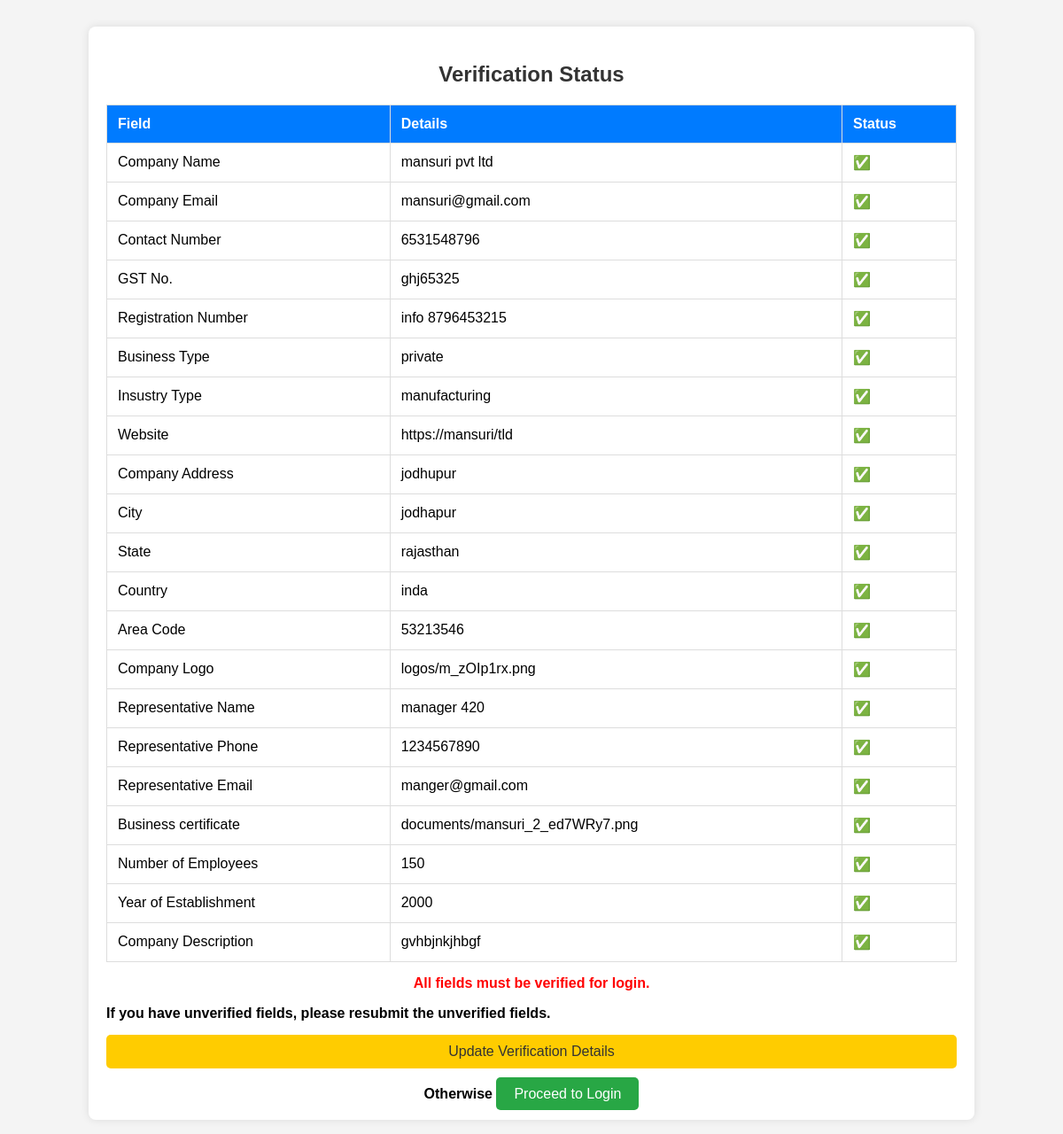
Page /response (signed in) on the committed database.
### website/models.py (models this page shows, shortened)
class cp_verify(models.Model):
    company = models.OneToOneField(c_register, on_delete=models.CASCADE)  # Link to registered company
    c_email = models.EmailField(blank=True, null=True)
    registration_number = models.CharField(max_length=100, blank=True, null=True)
    business_type = models.CharField(max_length=50, choices=[
        ('Private', 'Private'), ('Public', 'Public'), ('LLP', 'LLP'), ('Other', 'Other')
    ])
    industry_type = models.CharField(max_length=50, choices=[
        ('IT', 'IT'), ('Finance', 'Finance'), ('Healthcare', 'Healthcare'),
        ('Manufacturing', 'Manufacturing'), ('Retail', 'Retail'), ('Other', 'Other')
    ])
    company_website = models.URLField(blank=True, null=True)
    company_address = models.TextField()
    city = models.CharField(max_length=100)
    state = models.CharField(max_length=100)
    country = models.CharField(max_length=100)
    area_code = models.CharField(max_length=10)
    registration_certificate = models.FileField(upload_to='documents/')
    company_logo = models.FileField(upload_to='logos/', blank=True, null=True)
    rep_name = models.CharField(max_length=255)
    rep_phone = models.CharField(max_length=15)
    rep_email = models.EmailField()
    num_employees = models.IntegerField(blank=True, null=True)
    year_establishment = models.IntegerField(blank=True, null=True)
    company_description = models.TextField()
    linkedin_profile = models.URLField(blank=True, null=True)
    STATUS_CHOICES = [
        ('New Company', 'New Company'),
        ('Pending', 'Pending'),
        ('Updated', 'Updated'),
        ('Verified', 'Verified')
    ]
    status = models.CharField(max_length=15, choices=STATUS_CHOICES, default='New Company')  # Default is New Company
    verification_status = models.CharField(max_length=20, choices=[
        ('New Company', 'New Company'),('Pending', 'Pending'), ('Updated', 'Updated'), ('Verified', 'Verified')
    ], default='New Company')
    field_status_save = models.JSONField(null=True, blank=True)

class c_register(models.Model):
    cp_name = models.CharField(max_length=255)
    cp_email = models.EmailField(unique=True)
    cp_phone = models.CharField(max_length=15)
    cp_gst_no = models.CharField(max_length=50)
    cp_password = models.CharField(max_length=255)
    is_verified = models.BooleanField(default=False)
    STATUS_CHOICES = [
        ('Unverified', 'Unverified'),
        ('Verified', 'Verified'),
    ]
    status = models.CharField(
        max_length=20,
        choices=STATUS_CHOICES,
        default='Unverified'
    )

### website/views.py (the view)
# urls.py: path('response',response,name="response"),
def response(request):
    company_email = request.session.get("cp_email")
    if not company_email:
        return redirect('company_register')  # Redirect if no session data found
    try:
        verification = cp_verify.objects.get(company__cp_email=company_email)
    except cp_verify.DoesNotExist:
        verification = None
    field_status = {}
    if verification and verification.field_status_save:
        field_status = json.loads(verification.field_status_save)  # Deserialize JSON
    return render(request, "response.html", {"field_status": field_status, "verification": verification})

### website/templates/response.html (shortened to what this page needs)
{% load static %}
<!DOCTYPE html>
<html lang="en">
<head>
    <link rel="stylesheet" type="text/css" href="{% static 'css/response.css' %}">
</head>
<body>
    <div class="container">
        <h2>Verification Status</h2>
        <table>
            <tr>
                <th>Field</th>
                <th>Details</th>
                <th>Status</th>
            </tr>
            <tr>
                <td>Company Name</td>
                <td>{{ verification.company.cp_name }}</td>
                <td>{{ field_status.verify_name }}</td>
            </tr>
            <tr>
                <td>Company Email</td>
                <td>{{ verification.company.cp_email }}</td>
                <td>{{ field_status.verify_email }}</td>
            </tr>
            <tr>
                <td>Contact Number</td>
                <td>{{ verification.company.cp_phone }}</td>
                <td>{{ field_status.verify_phone }}</td>
            </tr>
            <tr>
                <td>GST No.</td>
                <td>{{ verification.company.cp_gst_no }}</td>
                <td>{{ field_status.verify_gst }}</td>
            </tr>
            <tr>
                <td>Registration Number</td>
                <td>{{ verification.registration_number }}</td>
                <td>{{ field_status.verify_registration }}</td>
            </tr>
            <tr>
                <td>Business Type</td>
                <td>{{ verification.business_type }}</td>
                <td>{{ field_status.verify_business_type }}</td>
            </tr>
            <tr>
                <td>Insustry Type</td>
                <td>{{ verification.industry_type }}</td>
                <td>{{ field_status.verify_industry_type }}</td>
            </tr>
            <tr>
                <td>Website</td>
                <td>{{ verification.company_website }}</td>
                <td>{{ field_status.verify_website }}</td>
            </tr>
            <tr>
                <td>Company Address</td>
                <td>{{ verification.company_address }}</td>
                <td>{{ field_status.verify_address }}</td>
            </tr>
            <tr>
                <td>City</td>
                <td>{{ verification.city }}</td>
                <td>{{ field_status.verify_city }}</td>
            </tr>
            <tr>
                <td>State</td>
                <td>{{ verification.state }}</td>
                <td>{{ field_status.verify_state }}</td>
            </tr>
            <tr>
                <td>Country</td>
                <td>{{ verification.country }}</td>
                <td>{{ field_status.verify_country }}</td>
            </tr>
            <tr>
                <td>Area Code</td>
                <td>{{ verification.area_code }}</td>
                <td>{{ field_status.verify_area_code }}</td>
            </tr>
            <tr>
                <td>Company Logo</td>
                <td>{{ verification.company_logo }}</td>
                <td>{{ field_status.verify_logo }}</td>
            </tr>
            <tr>
                <td>Representative Name</td>
                <td>{{ verification.rep_name }}</td>
                <td>{{ field_status.verify_rep_name }}</td>
            </tr>
            <tr>
                <td>Representative Phone</td>
                <td>{{ verification.rep_phone }}</td>
                <td>{{ field_status.verify_rep_phone }}</td>
            </tr>
            <tr>
                <td>Representative Email</td>
                <td>{{ verification.rep_email }}</td>
                <td>{{ field_status.verify_rep_email }}</td>
            </tr>
            <tr>
                <td>Business certificate</td>
                <td>{{ verification.registration_certificate }}</td>
                <td>{{ field_status.verify_certificate }}</td>
            </tr>
            <tr>
                <td>Number of Employees</td>
                <td>{{ verification.num_employees }}</td>
                <td>{{ field_status.verify_num_employees }}</td>
            </tr>
            <tr>
                <td>Year of Establishment</td>
                <td>{{ verification.year_establishment }}</td>
                <td>{{ field_status.verify_year_establishment }}</td>
            </tr>
            <tr>
                <td>Company Description</td>
                <td>{{ verification.company_description }}</td>
                <td>{{ field_status.verify_company_description }}</td>
            </tr>
        </table>
        <p class="note">All fields must be verified for login.</p>
        <b>If you have unverified fields, please resubmit the unverified fields.</b>
        <a href="{% url 'verification' %}" class="update">Update Verification Details</a>
        <div class="login-btn-container">
            <b>Otherwise</b>
            <a href="{% url 'login' %}" class="login-btn">Proceed to Login</a>
        </div>
    </div>
</body>
</html>

### website/static/css/response.css (style rules this page uses)
body { font-family: Arial, sans-serif; background-color: #f4f4f4; margin: 0; padding: 0; }
.container { width: 80%; margin: 30px auto; background: #fff; padding: 20px; box-shadow: 0 0 10px rgba(0, 0, 0, 0.1); border-radius: 8px; }
h2 { text-align: center; color: #333; }
table { width: 100%; border-collapse: collapse; margin-top: 20px; }
table, th, td { border: 1px solid #ddd; }
th, td { padding: 12px; text-align: left; }
th { background: #007bff; color: white; }
.note { color: red; font-weight: bold; text-align: center; margin-top: 15px; }
.update { display: block; text-align: center; background: #ffcc00; padding: 10px; margin-top: 15px; color: #333; text-decoration: none; border-radius: 5px; }
.login-btn-container { text-align: center; margin-top: 20px; }
.login-btn { background: #28a745; color: white; padding: 10px 20px; text-decoration: none; border-radius: 5px; }

### rows in the picture
cp_verify: company.cp_name "mansuri pvt ltd", company.cp_email "mansuri@gmail.com", company.cp_phone "6531548796", company.cp_gst_no "ghj65325", registration_number "info 8796453215", business_type "private", industry_type "manufacturing", company_website "https://mansuri/tld", company_address "jodhupur", city "jodhapur", state "rajasthan", country "inda", area_code "53213546", company_logo "logos/m_zOIp1rx.png", rep_name "manager 420", rep_phone "1234567890", rep_email "manger@gmail.com", registration_certificate "documents/mansuri_2_ed7WRy7.png", num_employees "150", year_establishment "2000", company_description "gvhbjnkjhbgf"

### other values in the picture
{{ field_status.verify_name }} "✅"
{{ field_status.verify_email }} "✅"
{{ field_status.verify_phone }} "✅"
{{ field_status.verify_gst }} "✅"
{{ field_status.verify_registration }} "✅"
{{ field_status.verify_business_type }} "✅"
{{ field_status.verify_industry_type }} "✅"
{{ field_status.verify_website }} "✅"
{{ field_status.verify_address }} "✅"
{{ field_status.verify_city }} "✅"
{{ field_status.verify_state }} "✅"
{{ field_status.verify_country }} "✅"
{{ field_status.verify_area_code }} "✅"
{{ field_status.verify_logo }} "✅"
{{ field_status.verify_rep_name }} "✅"
